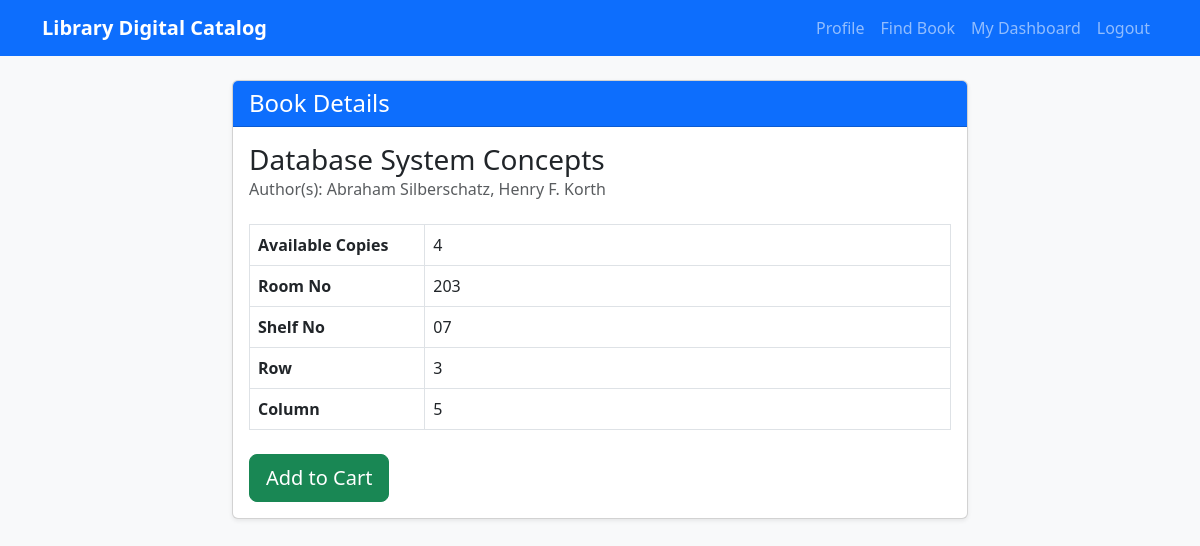
/catalog/book/1/ (signed in), run on the app's committed database.
### catalog/models.py (models this page shows, shortened)
class Book(models.Model):
    name = models.CharField(max_length=255)
    authors = models.ManyToManyField(Author, related_name='books')
    total_quantity = models.PositiveIntegerField(default=0)
    available_quantity = models.PositiveIntegerField(default=0)
    room_no = models.CharField(max_length=50)
    shelf_no = models.CharField(max_length=50)
    row = models.CharField(max_length=50)
    column = models.CharField(max_length=50)

class Author(models.Model):
    name = models.CharField(max_length=255, unique=True)

### catalog/views.py (the view)
# urls.py: path('book/<int:book_id>/', views.book_detail, name='book_detail'),
@login_required
def book_detail(request, book_id):
    book = get_object_or_404(Book, id=book_id)
    return render(request, 'catalog/book_detail.html', {'book': book})

### templates/catalog/book_detail.html (shortened to what this page needs)
{% extends 'base.html' %}
{% block content %}
<div class="row">
    <div class="col-md-8 offset-md-2">
        <div class="card shadow-sm">
            <div class="card-header bg-primary text-white">
                <h4 class="mb-0">Book Details</h4>
            </div>
            <div class="card-body">
                <h3 class="card-title">{{ book.name }}</h3>
                <h6 class="card-subtitle mb-4 text-muted">
                    Author(s):
                    {% for author in book.authors.all %}
                        {{ author.name }}{% if not forloop.last %}, {% endif %}
                    {% endfor %}
                </h6>
                <table class="table table-bordered">
                    <tbody>
                        <tr>
                            <th class="w-25">Available Copies</th>
                            <td>{{ book.available_quantity }}</td>
                        </tr>
                        <tr>
                            <th>Room No</th>
                            <td>{{ book.room_no }}</td>
                        </tr>
                        <tr>
                            <th>Shelf No</th>
                            <td>{{ book.shelf_no }}</td>
                        </tr>
                        <tr>
                            <th>Row</th>
                            <td>{{ book.row }}</td>
                        </tr>
                        <tr>
                            <th>Column</th>
                            <td>{{ book.column }}</td>
                        </tr>
                    </tbody>
                </table>
                <div class="mt-4">
                    <form method="post" action="{% url 'add_to_cart' book.id %}">
                        <button type="submit" class="btn btn-success btn-lg" {% if book.available_quantity == 0 %}disabled{% endif %}>
                            Add to Cart
                        </button>
                    </form>
                </div>
            </div>
        </div>
    </div>
</div>
{% endblock %}

### templates/base.html (style rules this page uses)
body { background-color: #f8f9fa; }

### data on the page
Book: name "Database System Concepts", available_quantity "4", room_no "203", shelf_no "07", row "3", column "5"
Author: name "Abraham Silberschatz"
Author: name "Henry F. Korth"
